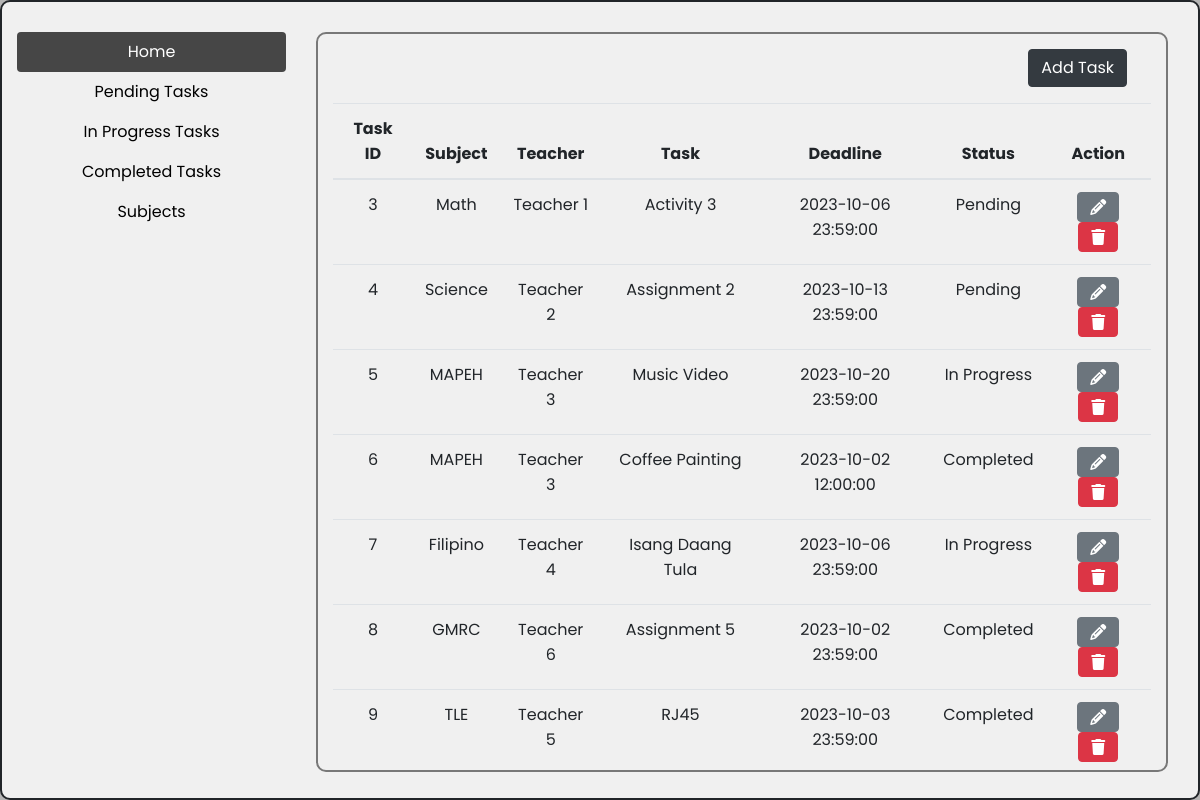
The page / on the database its author committed.
### tables this page shows
CREATE TABLE `tbl_task` (
  `tbl_task_id` int(11) NOT NULL,
  `tbl_subject_id` int(11) NOT NULL,
  `task_name` varchar(255) NOT NULL,
  `task_status` varchar(255) NOT NULL,
  `task_deadline` datetime NOT NULL
);

CREATE TABLE `tbl_subject` (
  `tbl_subject_id` int(11) NOT NULL,
  `subject_name` varchar(255) NOT NULL,
  `subject_teacher` varchar(255) NOT NULL
);

### index.php (the view, shortened to what this page needs)
<?php include ('./conn/conn.php') ?>
<!DOCTYPE html>
<html lang="en">
<head>
    <link rel="stylesheet" href="./assets/style.css">
    <link rel="stylesheet" href="https://cdn.jsdelivr.net/npm/bootstrap@4.6.2/dist/css/bootstrap.min.css">
    <link rel="stylesheet" href="https://cdnjs.cloudflare.com/ajax/libs/font-awesome/6.4.2/css/all.min.css"/>
</head>
<body>
    <div class="main">
    <div class="container">
        <div class="row">
            <div class="col-3">
                <div class="nav flex-column nav-pills" id="v-pills-tab" role="tablist" aria-orientation="vertical">
                    <button class="nav-link active" id="v-pills-home-tab" data-toggle="pill" data-target="#v-pills-home" type="button" role="tab" aria-controls="v-pills-home" aria-selected="true">Home</button>
                    <button class="nav-link" id="v-pills-pending-tab" data-toggle="pill" data-target="#v-pills-pending" type="button" role="tab" aria-controls="v-pills-pending" aria-selected="false">Pending Tasks</button>
                    <button class="nav-link" id="v-pills-in-progress-tab" data-toggle="pill" data-target="#v-pills-in-progress" type="button" role="tab" aria-controls="v-pills-in-progress" aria-selected="false">In Progress Tasks</button>
                    <button class="nav-link" id="v-pills-completed-tab" data-toggle="pill" data-target="#v-pills-completed" type="button" role="tab" aria-controls="v-pills-completed" aria-selected="false">Completed Tasks</button>
                    <button class="nav-link" id="v-pills-subjects-tab" data-toggle="pill" data-target="#v-pills-subjects" type="button" role="tab" aria-controls="v-pills-subjects" aria-selected="false">Subjects</button>
                </div>
            </div>
            <div class="col-9">
                <div class="tab-content" id="v-pills-tabContent">
                    <div class="tab-pane fade show active" id="v-pills-home" role="tabpanel" aria-labelledby="v-pills-home-tab">
                        <button type="button" class="btn btn-dark mb-3" data-toggle="modal" data-target="#taskModal" style="margin-left: 85%;">
                        Add Task
                        </button>
                        <table class="table table-hover task-list">
                            <thead class="text-center">
                                <tr>
                                <th scope="col">Task ID</th>
                                <th scope="col">Subject</th>
                                <th scope="col">Teacher</th>
                                <th scope="col">Task</th>
                                <th scope="col">Deadline</th>
                                <th scope="col">Status</th>
                                <th scope="col">Action</th>
                                </tr>
                            </thead>
                            <tbody class="text-center">
                                <?php
                                    $stmt = $conn->prepare("
                                        SELECT * FROM `tbl_task`
                                        LEFT JOIN `tbl_subject` ON
                                            `tbl_task`.`tbl_subject_id` =
                                            `tbl_subject`.`tbl_subject_id`
                                    ");
                                    $stmt->execute();
                                    $result = $stmt->fetchAll();
                                    foreach ($result as $row) {
                                        $taskID = $row['tbl_task_id'];
                                        $subjectName = $row['subject_name'];
                                        $subjectTeacher = $row['subject_teacher'];
                                        $taskName = $row['task_name'];
                                        $taskDeadline = $row['task_deadline'];
                                        $taskStatus = $row['task_status'];
                                        ?>
                                        <tr>
                                            <td id="taskID-<?= $taskID ?>">
                                                <?php echo $taskID ?>
                                            </td>
                                            <td id="taskSubjectName-<?= $taskID ?>">
                                                <?php echo $subjectName ?>
                                            </td>
                                            <td id="taskSubjectTeacher-<?= $taskID ?>">
                                                <?php echo $subjectTeacher ?>
                                            </td>
                                            <td id="taskName-<?= $taskID ?>">
                                                <?php echo $taskName ?>
                                            </td>
                                            <td id="taskDeadline-<?= $taskID ?>">
                                                <?php echo $taskDeadline ?>
                                            </td>
                                            <td id="taskStatus-<?= $taskID ?>">
                                                <?php echo $taskStatus ?>
                                            </td>
                                            <td>
                                                <button type="button" class="btn btn-secondary" title="Update" onclick="update_task(<?php echo $taskID ?>)"><i class="fa-solid fa-pencil"></i></button>
                                                <button type="button" class="btn btn-danger" title="Delete" onclick="delete_task(<?php echo $taskID ?>)"><i class="fa-solid fa-trash"></i></button>
                                            </td>
                                        </tr>
                                        <?php
                                    }
                                ?>
                            </tbody>
                        </table>
                    </div>
                </div>
            </div>
        </div>
    </div>
</body>
</html>

### assets/style.css (style rules this page uses)
* { margin: 0; padding: 0; font-family: 'Poppins', sans-serif; }
html, body { height: 100%; }
.main { display: flex; justify-content: center; align-items: center; height: 100%; background-color: rgb(180, 180, 180); }
.container { height: 800px; padding: 30px; border: 2px solid; border-radius: 10px; background-color: rgb(240, 240, 240); max-width: 1300px !important; }
.nav-pills .nav-link.active, .nav-pills .show>.nav-link { background-color: #464646 !important; }
.tab-content { border: 2px solid rgb(120, 120, 120); padding: 15px; border-radius: 10px; height: 740px; margin-right: 15px; }

### rows shown on the page
tbl_task: tbl_task_id "3", tbl_subject.subject_name "Math", tbl_subject.subject_teacher "Teacher 1", task_name "Activity 3", task_deadline "2023-10-06 23:59:00", task_status "Pending"
tbl_task: tbl_task_id "4", tbl_subject.subject_name "Science", tbl_subject.subject_teacher "Teacher 2", task_name "Assignment 2", task_deadline "2023-10-13 23:59:00", task_status "Pending"
tbl_task: tbl_task_id "5", tbl_subject.subject_name "MAPEH", tbl_subject.subject_teacher "Teacher 3", task_name "Music Video", task_deadline "2023-10-20 23:59:00", task_status "In Progress"
tbl_task: tbl_task_id "6", tbl_subject.subject_name "MAPEH", tbl_subject.subject_teacher "Teacher 3", task_name "Coffee Painting", task_deadline "2023-10-02 12:00:00", task_status "Completed"
tbl_task: tbl_task_id "7", tbl_subject.subject_name "Filipino", tbl_subject.subject_teacher "Teacher 4", task_name "Isang Daang Tula", task_deadline "2023-10-06 23:59:00", task_status "In Progress"
tbl_task: tbl_task_id "8", tbl_subject.subject_name "GMRC", tbl_subject.subject_teacher "Teacher 6", task_name "Assignment 5", task_deadline "2023-10-02 23:59:00", task_status "Completed"
tbl_task: tbl_task_id "9", tbl_subject.subject_name "TLE", tbl_subject.subject_teacher "Teacher 5", task_name "RJ45", task_deadline "2023-10-03 23:59:00", task_status "Completed"
